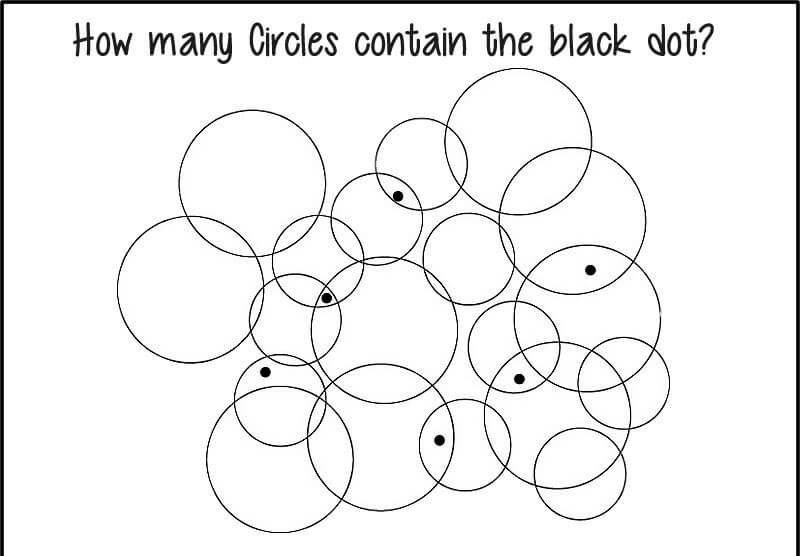
#> input picture Find circles with dots/circles_img.png, 800 x 556 px
$ jupyter execute code.ipynb
#> lines starting #> are read from the running program, lines starting #| are printed output that depends on the picture; after the words box and inside, x2 and y2 are one past the last pixel; in counts of white or black regions, pixels touching at a corner belong together
# <div style="padding:20px;color:white;margin:0;font-size:50px;font-family:Georgia;text-align:left;display:fill;border-radius:5px;background-color:#000820;overflow:hidden"><b>Find cicrcles with dots</b></div>

<h5 style="text-align: center; font-family: Verdana; font-size: 12px; font-style: normal; font-weight: bold; text-decoration: None; text-transform: none; letter-spacing: 1px; color: #254E58; background-color: #ffffff;">Mikołaj Pawlak</h5>

<h5 style="text-align: center;padding:20px;color:white;margin:0;font-size:20px;font-family:Georgia;text-align:left;display:fill;border-radius:5px;background-color:#000820;overflow:hidden">The task is to learn shape operations on images. We need to detect all circles that have a dot inside of them.</h5>

<br>
<p style="text-align: center;">

<details> Source: https://gpuzzles.com/images/riddles/Count-Circles-With-Black-Dot-2010.jpg
</details>
</p>

<a id="top"></a>
# <div style="padding:20px;color:white;margin:0;font-size:35px;font-family:Georgia;text-align:left;display:fill;border-radius:5px;background-color:#000814;overflow:hidden"><b>Table of content</b></div>

<div style="background-color:#FCFBF4; padding:30px; font-size:15px;color:#034914">

1. [Import libraries, define functions, get the image](#1)

2. [Detect all empty circles](#2)
    2.1 [Exclude circles from text based on their size](#2.1)
    2.2 [Cut the text from the image](#2.2)
    2.3 [Bonus - change the text color to the background color](#2.3)

3. [Find black dots](#3)

4. [Find out which circles include black dots coordinates](#4)

5. [Final result](#5)
</div>

<a id="1"></a>
# <div style="padding:20px;color:white;margin:0;font-size:20px;font-family:Helvecita;text-align:left;display:fill;border-radius:5px;background-color:#000814;overflow:hidden"> 1. Import libraries, define functions, get the image</div>

[cell 1]
import cv2
import numpy as np
from matplotlib import pyplot as plt

[cell 2]
def imshow(titles=None, images=None, size=5):
    '''This function plots 1 or more images read by OpenCV'''
    # If titles and images are not lists, convert them to lists
    if not isinstance(titles, list):
        titles = [titles]
    if not isinstance(images, list):
        images = [images]

    num_images = len(images)

    # Create a subplot with the desired number of columns
    fig, axes = plt.subplots(1, num_images, figsize=(size * num_images, size))

    # Ensure axes is always treated as a list
    if num_images == 1:
        axes = [axes]

    # Iterate through titles and images to display them
    for i in range(num_images):
        w, h = images[i].shape[0], images[i].shape[1]
        aspect_ratio = w / h
        axes[i].imshow(cv2.cvtColor(images[i], cv2.COLOR_BGR2RGB))
        axes[i].set_title(titles[i])
       # axes[i].axis('off')  # Turn off axis labels

    plt.show()

[cell 3]
# Read the image
img = cv2.imread('circles_img.png')
#> img is the input picture: shape (556, 800, 3); min 0, max 255, mean 241.3
imshow('Our task', img)
#> in imshow, `num_images = len(images)`: num_images = 1

No need for preprocessing, the image is already clear.
The only thing to do may be converting to 2 scale color.

[cell 4]
image = img.copy()

<center> <a href="#top" role="button" aria-pressed="true" > 🚀 Return to the Beginning 🚀</a>

<a id="2"></a>
# <div style="padding:20px;color:white;margin:0;font-size:20px;font-family:Helvecita;text-align:left;display:fill;border-radius:5px;background-color:#000814;overflow:hidden"> 2. Detect all empty circles</div>

At the beggining of the process we will detect all empty circles and for this purpose we will use *HoughCircles* function.

[cell 5]
gray = cv2.cvtColor(img, cv2.COLOR_BGR2GRAY)

# Define the parameters for HoughCircles
dp = 1.2  # Inverse ratio of the accumulator resolution to the image resolution
minDist = 10  # Minimum distance between the centers of detected circles
param1 = 80  # Upper threshold for the internal Canny edge detector
param2 = 0.9  # Threshold for center detection. The lower it is, the more false circles may be detected
minRadius = 0  # Minimum radius of the circles to be detected
maxRadius = 0  # Maximum radius of the circles to be detected

# HOUGH_GRADIENT
#circles_gradient = cv2.HoughCircles(gray, cv2.HOUGH_GRADIENT, dp, minDist, param1=param1, param2=param2, minRadius=minRadius, maxRadius=maxRadius)

# HOUGH_GRADIENT_ALT
circles_gradient_alt = cv2.HoughCircles(gray, cv2.HOUGH_GRADIENT_ALT, dp, minDist, param1=param1, param2=param2, minRadius=minRadius, maxRadius=maxRadius)
#> circles_gradient_alt = 21 rows, first 8: [189.6, 289.2, 73.15], [278.4, 456, 73.25], [250.8, 180, 73], [518.4, 138, 73.12], [386.4, 328.8, 73.39], [589.2, 322.8, 73.2], [555.6, 416.4, 73.15], [381.6, 436.8, 73.11]

# Draw the detected circles on a copy of the original image
#output_gradient = image.copy()
output_gradient_alt = image.copy()

# [4 lines of commented-out code are left out]

if circles_gradient_alt is not None:
    circles_gradient_alt = np.uint16(np.around(circles_gradient_alt))
#> circles_gradient_alt = 21 rows, first 8: [190, 289, 73], [278, 456, 73], [251, 180, 73], [518, 138, 73], [386, 329, 73], [589, 323, 73], [556, 416, 73], [382, 437, 73]
    for i in circles_gradient_alt[0, :]:
        cv2.circle(output_gradient_alt, (i[0], i[1]), i[2], (0, 0, 255), 2)
#> this loop made 21 passes
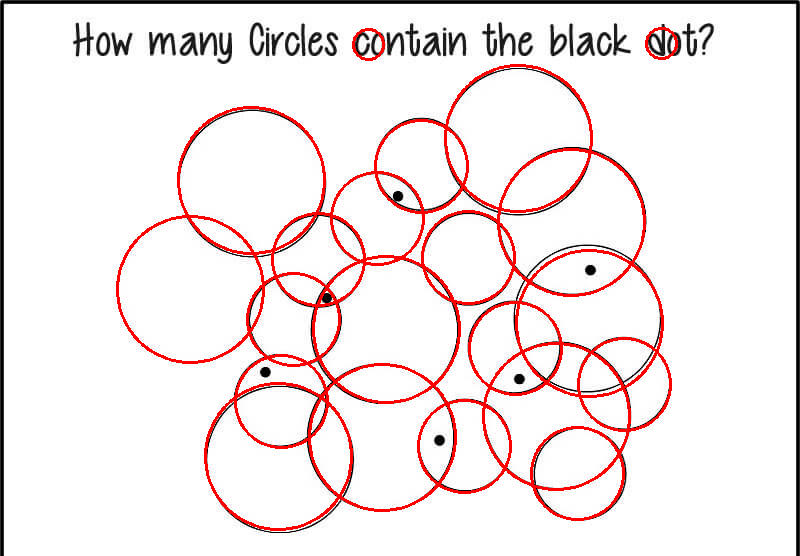
#> output_gradient_alt: shape (556, 800, 3); 4.7% of pixels changed, all inside (x1, y1, x2, y2) = (116, 27, 678, 531)


text = "Number of Empty Circles: " + str(len(circles_gradient_alt[0, :]))
#> text = 'Number of Empty Circles: 21'
cv2.putText(output_gradient_alt, text, (20, 550), cv2.FONT_HERSHEY_SIMPLEX, 1, (0, 100, 255), 2)

imshow(['HOUGH_GRADIENT_ALT'], [output_gradient_alt])

We use HOUGH_GRADIENT_ALT as HoughLines() option. It helps us find all the empty circles but it also marked the circles in text. We could preprocess this image and delete the top part with the text or try to eliminate those circles. Since the circles in text are of a diffrent size both approaches seem to be easy. Just for a practice sake we will do it both ways.

<center> <a href="#top" role="button" aria-pressed="true" > 🚀 Return to the Beginning 🚀</a>

<a id="2.1"></a>
# <div style="padding:20px;color:white;margin:0;font-size:20px;font-family:Helvecita;text-align:left;display:fill;border-radius:5px;background-color:#000814;overflow:hidden"> 2.1. Exclude circles from text based on their size</div>

[cell 6]
image_copy = img.copy()
# Extract radii from circles_gradient_alt
radii = circles_gradient_alt[0, :, 2]
#> radii = 21 values, max 73 at index 0, min 15 at index 19, mean 54.62

# Sort the radii in descending order
sorted_radii_indices = np.argsort(radii)[::-1]
#> sorted_radii_indices = 21 values from 0 to 20

# Keep the circles with the largest radii (excluding the two smallest)
num_circles_to_keep = max(2, len(sorted_radii_indices) - 2)
#> num_circles_to_keep = 19
selected_indices = sorted_radii_indices[:num_circles_to_keep]
#> selected_indices = 19 values from 0 to 18

# Extract the circles with the largest radii
selected_circles = circles_gradient_alt[0, selected_indices]
#> selected_circles = 19 rows, first 8: [190, 289, 73], [278, 456, 73], [251, 180, 73], [518, 138, 73], [386, 329, 73], [589, 323, 73], [556, 416, 73], [382, 437, 73]

# Display the selected circles
for circle in selected_circles:
    center = (circle[0], circle[1])
    radius = circle[2]
    cv2.circle(image_copy, center, radius, (0, 0, 255), 2)
#> this loop made 19 passes
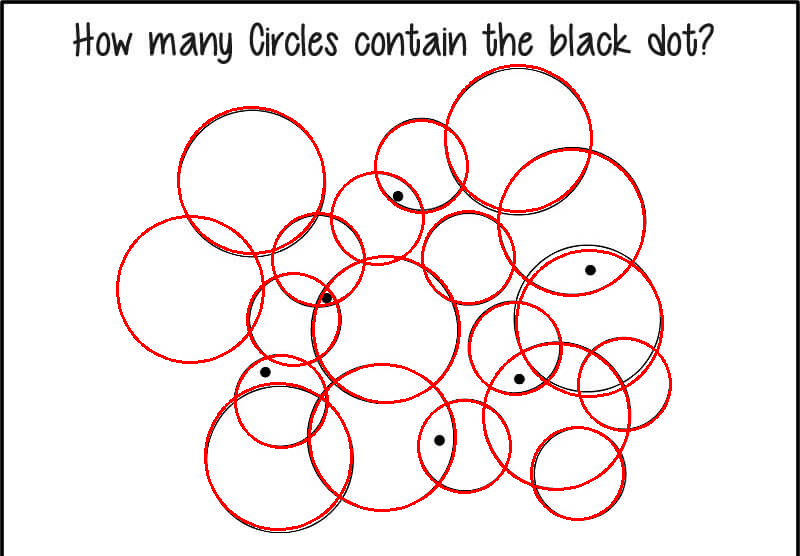
#> image_copy: shape (556, 800, 3); 4.57% of pixels changed, all inside (x1, y1, x2, y2) = (116, 64, 672, 531)

# Display number of circles
text = "Number of Empty Circles: " + str(len(selected_circles))
#> text = 'Number of Empty Circles: 19'
cv2.putText(image_copy, text, (20, 550), cv2.FONT_HERSHEY_SIMPLEX, 1, (0, 100, 255), 2)

# Display the result
imshow('Selected Circles after exclusion', image_copy)

Based on the observation we noticed that circles in text are of a diffrent size than the rest. That's why we sorted circles by their radius and then excluded the smallest ones.

<center> <a href="#top" role="button" aria-pressed="true" > 🚀 Return to the Beginning 🚀</a>

<a id="2.2"></a>
# <div style="padding:20px;color:white;margin:0;font-size:20px;font-family:Helvecita;text-align:left;display:fill;border-radius:5px;background-color:#000814;overflow:hidden"> 2.2. Cut the text from the image</div>

[cell 7]
img.shape

[cell 8]
h = 60
image_crop = img[h:]
imshow('Cropped image', image_crop)

[cell 9]
gray_cropped= cv2.cvtColor(image_crop, cv2.COLOR_BGR2GRAY)
circles_gradient_alt_cropped= cv2.HoughCircles(gray_cropped, cv2.HOUGH_GRADIENT_ALT, dp, minDist, param1=param1, param2=param2, minRadius=minRadius, maxRadius=maxRadius)
#> circles_gradient_alt_cropped = 19 rows, first 8: [189.6, 229.2, 73.15], [278.4, 396, 73.25], [249.6, 123.6, 73.41], [518.4, 78, 73.12], [386.4, 268.8, 73.39], [589.2, 262.8, 73.2], [555.6, 356.4, 73.15], [381.6, 376.8, 73.11]
output_gradient_alt_cropped = image_crop.copy()

if circles_gradient_alt_cropped is not None:
    circles_gradient_alt_cropped = np.uint16(np.around(circles_gradient_alt_cropped))
#> circles_gradient_alt_cropped = 19 rows, first 8: [190, 229, 73], [278, 396, 73], [250, 124, 73], [518, 78, 73], [386, 269, 73], [589, 263, 73], [556, 356, 73], [382, 377, 73]
    for i in circles_gradient_alt_cropped[0, :]:
        cv2.circle(output_gradient_alt_cropped, (i[0], i[1]), i[2], (0, 0, 255), 2)
#> this loop made 19 passes
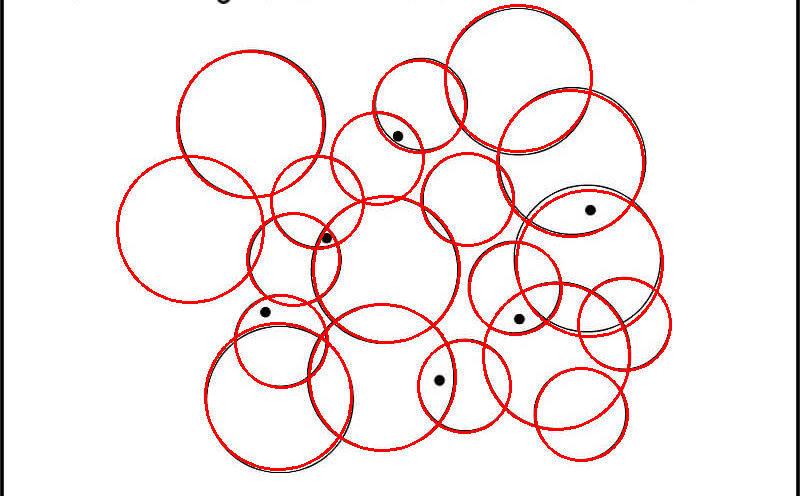
#> output_gradient_alt_cropped: shape (496, 800, 3); mean B, G, R 236.2, 236.2, 249.2

# Display number of circles
text = "Number of Empty Circles: " + str(len(circles_gradient_alt_cropped[0,:]))
cv2.putText(output_gradient_alt_cropped, text, (20, 480), cv2.FONT_HERSHEY_SIMPLEX, 1, (0, 100, 255), 2)

imshow(['Selected circles on cropped image'], [output_gradient_alt_cropped])

Cutting the image helped us to exclude the additional empty circles.

<center> <a href="#top" role="button" aria-pressed="true" > 🚀 Return to the Beginning 🚀</a>

<a id="2.3"></a>
# <div style="padding:20px;color:white;margin:0;font-size:20px;font-family:Helvecita;text-align:left;display:fill;border-radius:5px;background-color:#000814;overflow:hidden"> 2.3. Bonus - change the text color to the background color</div>

Another approach is to change the color text to the background color making it inisible.

[cell 10]
image_white = img.copy()
h0 = 65

image_white[:h0].fill(255)

imshow('Image with hidden text', image_white)

[cell 11]
gray_white= cv2.cvtColor(image_white, cv2.COLOR_BGR2GRAY)
circles_gradient_alt_white = cv2.HoughCircles(gray_white, cv2.HOUGH_GRADIENT_ALT, dp, minDist, param1=param1, param2=param2, minRadius=minRadius, maxRadius=maxRadius)
#> circles_gradient_alt_white = 19 rows, first 8: [189.6, 289.2, 73.15], [278.4, 456, 73.25], [249.6, 183.6, 73.41], [518.4, 138, 73.11], [386.4, 328.8, 73.39], [589.2, 322.8, 73.2], [555.6, 416.4, 73.15], [381.6, 436.8, 73.11]
output_gradient_alt_white = image_white.copy()

if circles_gradient_alt_white is not None:
    circles_gradient_alt_white = np.uint16(np.around(circles_gradient_alt_white))
#> circles_gradient_alt_white = 19 rows, first 8: [190, 289, 73], [278, 456, 73], [250, 184, 73], [518, 138, 73], [386, 329, 73], [589, 323, 73], [556, 416, 73], [382, 437, 73]
    for i in circles_gradient_alt_white[0, :]:
        cv2.circle(output_gradient_alt_white, (i[0], i[1]), i[2], (0, 0, 255), 2)
#> this loop made 19 passes

# Display number of circles
text = "Number of Empty Circles: " + str(len(circles_gradient_alt_white[0, :]))
cv2.putText(output_gradient_alt_white, text, (20, 550), cv2.FONT_HERSHEY_SIMPLEX, 1, (0, 100, 255), 2)
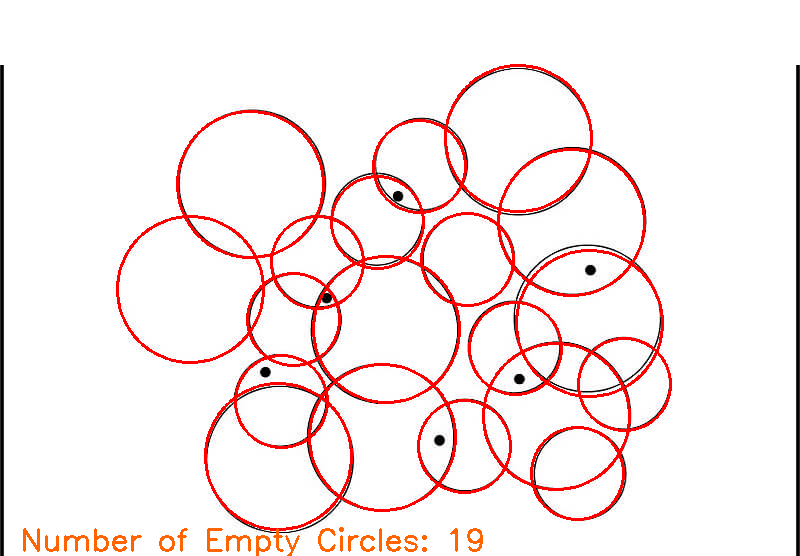
#> output_gradient_alt_white: shape (556, 800, 3); mean B, G, R 236.5, 237.2, 249.8


imshow(['Selected circles on hidden text image'], [output_gradient_alt_white])

<center> <a href="#top" role="button" aria-pressed="true" > 🚀 Return to the Beginning 🚀</a>

<a id="3"></a>
# <div style="padding:20px;color:white;margin:0;font-size:20px;font-family:Helvecita;text-align:left;display:fill;border-radius:5px;background-color:#000814;overflow:hidden"> 3. Find black dots</div>

We will move on with result of the bonus approach. Now lets find coordinates of black dots - this will help us find out how many circles include that points.

[cell 12]
# Initialize parameter settiing using cv2.SimpleBlobDetector
params = cv2.SimpleBlobDetector_Params()

# #
# params.filterByColor = True
# params.blobColor = 255
# Set Area filtering parameters
params.filterByArea = True
params.minArea = 100

# Set Circularity filtering parameters
params.filterByCircularity = True
params.minCircularity = 0.2

# Set Convexity filtering parameters
params.filterByConvexity = False
params.minConvexity = 0.01

# Set inertia filtering parameters
params.filterByInertia = True
params.minInertiaRatio = 0.01

# Create a detector with the parameters
detector = cv2.SimpleBlobDetector_create(params)

# Detect blobs
keypoints = detector.detect(image_white)
#> keypoints = 6 keypoints; (x, y, size): (397, 194, 27.7), (439, 440, 12.7), (326, 298, 12.3), (518, 378, 12.1), (590, 270, 12.1), (265, 372, 12)


# Draw detected blobs on the original image
result_image = cv2.drawKeypoints(image_white, keypoints, np.array([]), (0, 0, 255),
                                  cv2.DRAW_MATCHES_FLAGS_DRAW_RICH_KEYPOINTS)


# Draw blobs on our image as red circles
blank = np.zeros((1,1))
blobs = cv2.drawKeypoints(image_white, keypoints, blank, (0,255,0),
                                      cv2.DRAW_MATCHES_FLAGS_DRAW_RICH_KEYPOINTS)

number_of_blobs = len(keypoints)
#> number_of_blobs = 6
text = "Number of Black circular Blobs: " + str(len(keypoints))
#> text = 'Number of Black circular Blobs: 6'
cv2.putText(blobs, text, (20, 550), cv2.FONT_HERSHEY_SIMPLEX, 1, (0, 100, 255), 2)
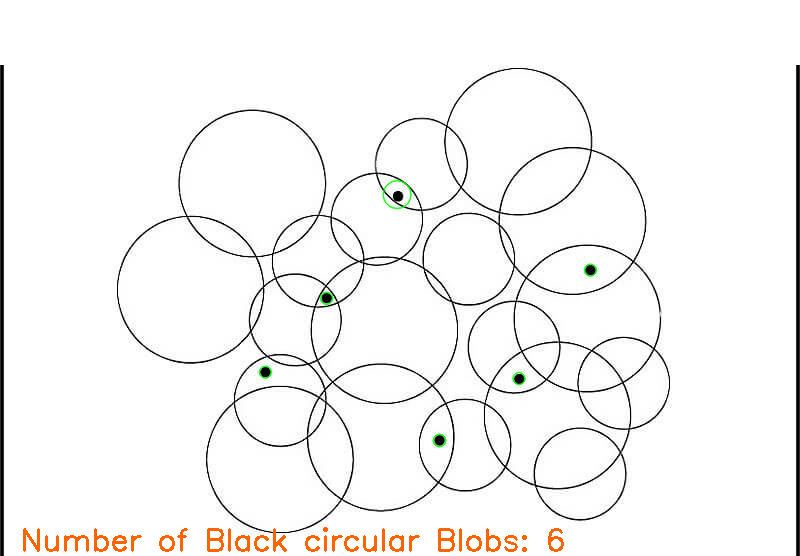
#> blobs: shape (556, 800, 3); mean B, G, R 244.2, 245.2, 246.2

# Show blobs
imshow("Filtering Circular Blobs Only", blobs)

Simple Blob Detector helped us immediately to find all black dots in the picture. Let's get the coordinates of those blobs:

[cell 13]
blob_coordinates = []
for keypoint in keypoints:
    x, y = keypoint.pt
    blob_coordinates.append((x, y))
#> this loop made 6 passes
#> (keypoint, x, y) on passes 1 to 4: (keypoint at (396.6, 194.1), size 27.7, 396.6, 194.1), (keypoint at (439, 440), size 12.7, 439, 440), (keypoint at (518.4, 378), size 12.1, 518.4, 378), (keypoint at (264.9, 371.7), size 12, 264.9, 371.7)
#> after the loop, blob_coordinates = [(396.6, 194.1), (439, 440), (518.4, 378), (264.9, 371.7), (590, 269.7), (326.1, 297.9)]

[cell 14]
blob_coordinates
#> Out has the same summary as blob_coordinates

<center> <a href="#top" role="button" aria-pressed="true" > 🚀 Return to the Beginning 🚀</a>

<a id="4"></a>
# <div style="padding:20px;color:white;margin:0;font-size:20px;font-family:Helvecita;text-align:left;display:fill;border-radius:5px;background-color:#000814;overflow:hidden"> 4. Find out which circles include black dots coordinates</div>

[cell 15]
image_marked = image_white.copy()
cnt = 0
# Iterate through detected circles
for i in circles_gradient_alt_white[0, :]:
    center = (i[0], i[1])
    radius = i[2]

    # Check if any point is inside the current circle
    point_inside_circle = any(np.linalg.norm(np.array(point) - np.array(center)) <= radius for point in blob_coordinates)

    # Draw the circle in green if it contains any of the points
    if point_inside_circle:
        cv2.circle(image_marked, center, radius, (0, 255, 0), 2)
        cnt += 1

    else:
        cv2.circle(image_marked, center, radius, (0, 0, 255), 2)
#> this loop made 19 passes
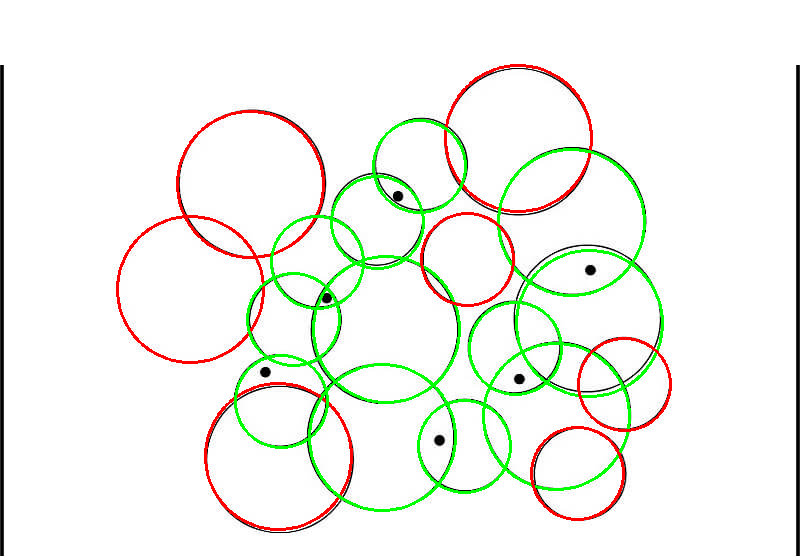
#> image_marked: shape (556, 800, 3); mean B, G, R 238.1, 245.3, 242.7
#> after the loop, cnt = 12

imshow('output_gradient_alt', image_marked)

<center> <a href="#top" role="button" aria-pressed="true" > 🚀 Return to the Beginning 🚀</a>

<a id="5"></a>
# <div style="padding:20px;color:white;margin:0;font-size:20px;font-family:Helvecita;text-align:left;display:fill;border-radius:5px;background-color:#000814;overflow:hidden"> 5. Final result</div>

Since we are able to mark circles with dots with diffrent color we can count those shapes and stack the image with original image to bring back the text.

[cell 16]
final_image = image_marked.copy()
final_image[:65] = img[:65]

text = "Circles containing black dot: " + str(cnt)
#> text = 'Circles containing black dot: 12'
cv2.putText(final_image, text, (20, 550), cv2.FONT_HERSHEY_SIMPLEX, 1, (0, 100, 255), 2)
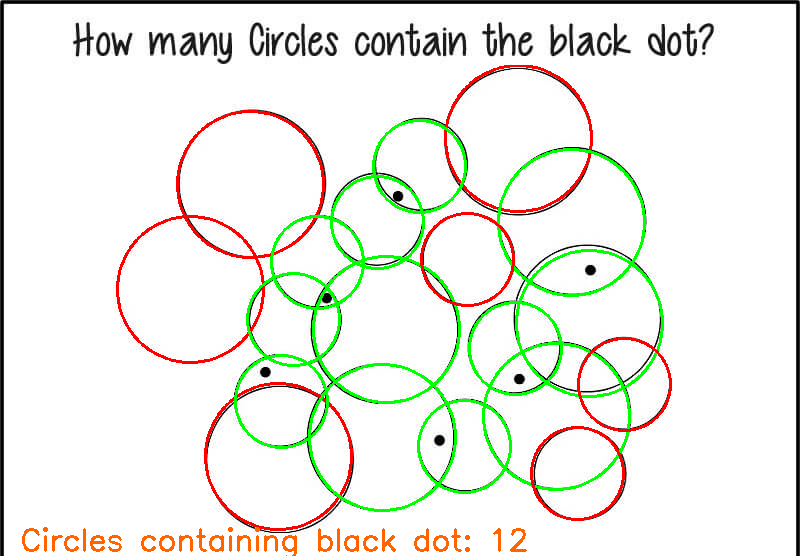
#> final_image: shape (556, 800, 3); mean B, G, R 231.2, 239.1, 237.6
imshow('final_image', final_image)
